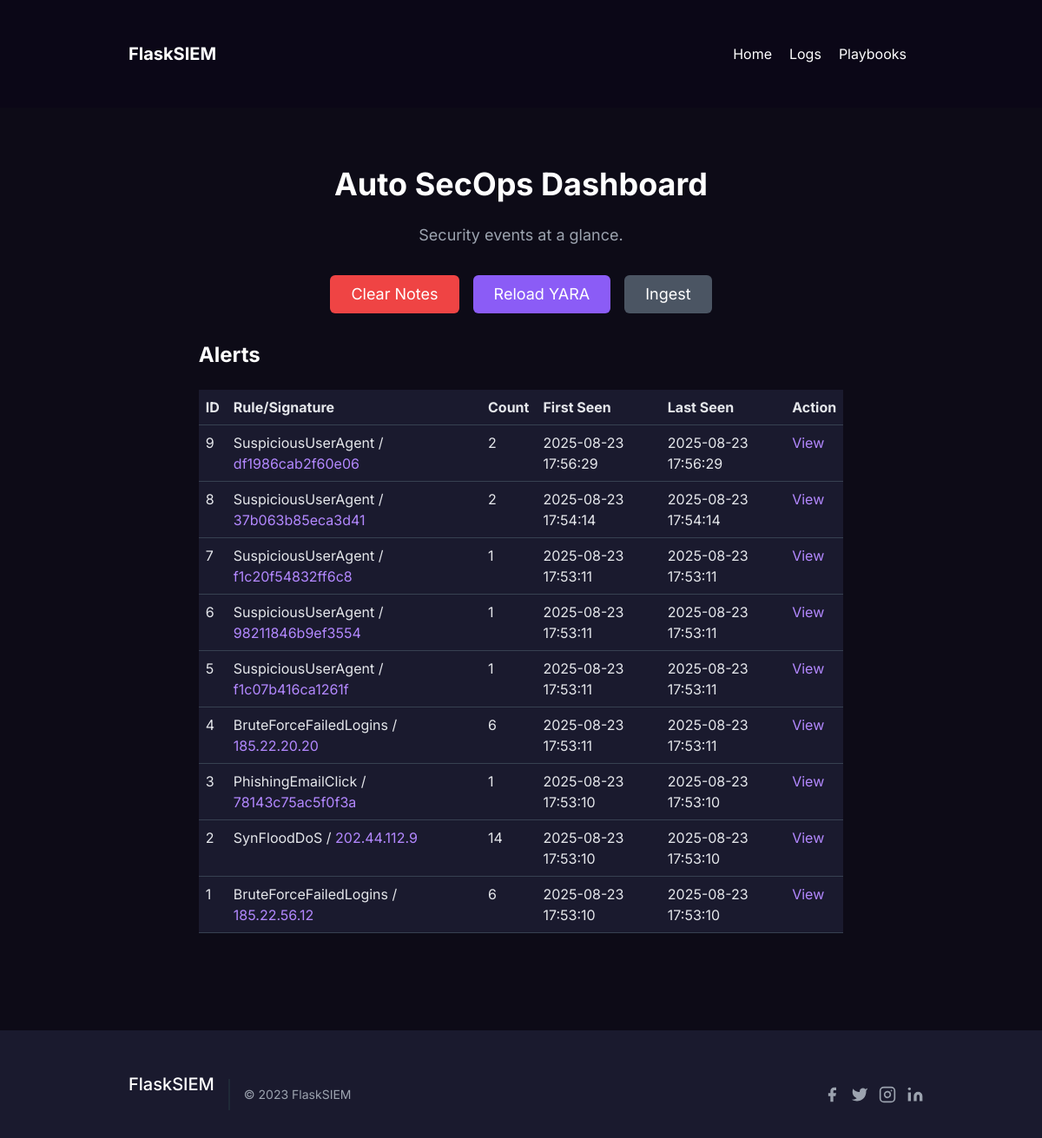
The page / on the database its author committed.
### app.py (models this page shows)
class Alert(db.Model):
    id = db.Column(db.Integer, primary_key=True)
    yara_rule_name = db.Column(db.String(255), nullable=True)
    rule_id = db.Column(db.Integer, db.ForeignKey('rule.id'), nullable=True)
    signature = db.Column(db.String(128), unique=True, nullable=False)
    count = db.Column(db.Integer, default=1)
    first_seen = db.Column(db.DateTime, default=now_utc)
    last_seen = db.Column(db.DateTime, default=now_utc)
    sample_log_id = db.Column(db.Integer, db.ForeignKey('log.id'), nullable=True)
    notes = db.Column(db.Text)
    display_sig = db.Column(db.String(255), nullable=True)

### app.py (the view)
@app.route('/')
def dashboard():
    alerts = Alert.query.order_by(Alert.last_seen.desc()).all()
    return render_template('index.html', alerts=alerts)

### templates/index.html (shortened to what this page needs)
<!doctype html>
<html lang="en">
<head>
    <link href="https://cdn.jsdelivr.net/npm/bootstrap@5.3.0/dist/css/bootstrap.min.css" rel="stylesheet">
    <link href="https://cdn.jsdelivr.net/npm/tailwindcss@2.2.19/dist/tailwind.min.css" rel="stylesheet">
</head>
<body>
    <div class="fixed top-0 left-0 w-full z-50">
        <header class="text-white body-font bg-custom-dark">
            <div class="container mx-auto flex p-5 items-center justify-between">
                <a class="flex items-center text-white">
                    <span class="ml-3 text-xl font-bold">FlaskSIEM</span>
                </a>
                <nav class="md:ml-auto flex flex-wrap items-center text-base justify-center">
                    <a href="/" class="mr-5 hover:text-purple-400 cursor-pointer transition-colors">Home</a>
                    <a href="/logs" class="mr-5 hover:text-purple-400 cursor-pointer transition-colors">Logs</a>
                    <a href="/playbooks" class="mr-5 hover:text-purple-400 cursor-pointer transition-colors">Playbooks</a>
                </nav>
            </div>
        </header>
    </div>
    <main class="min-h-screen bg-gray-900 pt-24">
        <section id="home" class="text-gray-400 body-font">
            <div class="container mx-auto flex px-5 py-24 items-center justify-center flex-col">
                <h1 class="title-font sm:text-4xl text-3xl mb-4 font-bold text-white text-center">
                    Auto SecOps Dashboard
                </h1>
                <p class="mb-8 leading-relaxed text-center text-lg text-gray-400 max-w-xl">
                    Security events at a glance.
                </p>
                <div class="flex flex-wrap justify-center items-center space-x-4 mb-8">
                    <form action="/clear_notes" method="post">
                        <button type="submit" class="text-white bg-red-500 border-0 py-2 px-6 focus:outline-none hover:bg-red-600 rounded text-lg">Clear Notes</button>
                    </form>
                    <form action="/rules/reload" method="post">
                        <button type="submit" class="text-white bg-purple-500 border-0 py-2 px-6 focus:outline-none hover:bg-purple-600 rounded text-lg">Reload YARA</button>
                    </form>
                    <form action="/ingest" method="post">
                        <button type="submit" class="text-white bg-gray-600 border-0 py-2 px-6 focus:outline-none hover:bg-gray-700 rounded text-lg">Ingest</button>
                    </form>
                </div>
                <div class="w-full lg:w-4/5 mx-auto">
                    <h2 class="text-2xl font-bold text-white mb-4">Alerts</h2>
                    <table class="table w-full table-dark-custom">
                        <thead>
                            <tr>
                                <th>ID</th>
                                <th>Rule/Signature</th>
                                <th>Count</th>
                                <th>First Seen</th>
                                <th>Last Seen</th>
                                <th>Action</th>
                            </tr>
                        </thead>
                        <tbody>
                            {% for alert in alerts %}
                            <tr>
                                <td>{{ alert.id }}</td>
                                <td>{{ alert.yara_rule_name }} / <span class="text-purple-400">{{ alert.display_sig }}</span></td>
                                <td>{{ alert.count }}</td>
                                <td>{{ alert.first_seen.strftime('%Y-%m-%d %H:%M:%S') }}</td>
                                <td>{{ alert.last_seen.strftime('%Y-%m-%d %H:%M:%S') }}</td>
                                <td><a href="/alert/{{ alert.id }}" class="text-purple-400 hover:text-purple-300">View</a></td>
                            </tr>
                            {% endfor %}
                        </tbody>
                    </table>
                </div>
            </div>
        </section>
    </main>
    <footer class="text-gray-400 bg-gray-800 body-font">
        <div class="container px-5 py-8 mx-auto flex items-center sm:flex-row flex-col">
            <a class="flex title-font font-medium items-center md:justify-start justify-center text-white">
                <span class="ml-3 text-xl">FlaskSIEM</span>
            </a>
            <p class="text-sm text-gray-400 sm:ml-4 sm:pl-4 sm:border-l-2 sm:border-gray-800 sm:py-2 sm:mt-0 mt-4">
                © 2023 FlaskSIEM
            </p>
            <span class="inline-flex sm:ml-auto sm:mt-0 mt-4 justify-center sm:justify-start">
                <a class="text-gray-400">
                    <svg fill="currentColor" stroke-linecap="round" stroke-linejoin="round" stroke-width="2" class="w-5 h-5" viewBox="0 0 24 24">
                        <path d="M18 2h-3a5 5 0 00-5 5v3H7v4h3v8h4v-8h3l1-4h-4V7a1 1 0 011-1h3z"></path>
                    </svg>
                </a>
                <a class="ml-3 text-gray-400">
                    <svg fill="currentColor" stroke-linecap="round" stroke-linejoin="round" stroke-width="2" class="w-5 h-5" viewBox="0 0 24 24">
                        <path d="M23 3a10.9 10.9 0 01-3.14 1.53 4.48 4.48 0 00-7.86 3v1A10.66 10.66 0 013 4s-4 9 5 13a11.64 11.64 0 01-7 2c9 5 20 0 20-11.5a4.5 4.5 0 00-.08-.83A7.72 7.72 0 0023 3z"></path>
                    </svg>
                </a>
                <a class="ml-3 text-gray-400">
                    <svg fill="none" stroke="currentColor" stroke-linecap="round" stroke-linejoin="round" stroke-width="2" class="w-5 h-5" viewBox="0 0 24 24">
                        <rect width="20" height="20" x="2" y="2" rx="5" ry="5"></rect>
                        <path d="M16 11.37A4 4 0 1112.63 8 4 4 0 0116 11.37zm1.5-4.87h.01"></path>
                    </svg>
                </a>
                <a class="ml-3 text-gray-400">
                    <svg fill="currentColor" stroke="currentColor" stroke-linecap="round" stroke-linejoin="round" stroke-width="0" class="w-5 h-5" viewBox="0 0 24 24">
                        <path stroke="none" d="M16 8a6 6 0 016 6v7h-4v-7a2 2 0 00-2-2 2 2 0 00-2 2v7h-4v-7a6 6 0 016-6zM2 9h4v12H2z"></path>
                        <circle cx="4" cy="4" r="2" stroke="none"></circle>
                    </svg>
                </a>
            </span>
        </div>
    </footer>
</body>
</html>

### templates/index.html (style rules this page uses)
body { font-family: 'Inter', sans-serif; background-color: #0d0b17; }
.bg-custom-dark { background-color: #0b0717; }
.bg-gray-900 { background-color: #0d0b17; }
.bg-gray-800 { background-color: #1a1a2e; }
.text-purple-400 { color: #b388ff; }
.table-dark-custom { background-color: #1a1a2e; color: #e5e7eb; }
.table-dark-custom th, .table-dark-custom td { border-color: #374151; background-color: #1a1a2e !important; color: #e5e7eb !important; }

### rows shown on the page
Alert: id "9", yara_rule_name "SuspiciousUserAgent", display_sig "df1986cab2f60e06", count "2", first_seen "2025-08-23 17:56:29", last_seen "2025-08-23 17:56:29"
Alert: id "8", yara_rule_name "SuspiciousUserAgent", display_sig "37b063b85eca3d41", count "2", first_seen "2025-08-23 17:54:14", last_seen "2025-08-23 17:54:14"
Alert: id "7", yara_rule_name "SuspiciousUserAgent", display_sig "f1c20f54832ff6c8", count "1", first_seen "2025-08-23 17:53:11", last_seen "2025-08-23 17:53:11"
Alert: id "6", yara_rule_name "SuspiciousUserAgent", display_sig "98211846b9ef3554", count "1", first_seen "2025-08-23 17:53:11", last_seen "2025-08-23 17:53:11"
Alert: id "5", yara_rule_name "SuspiciousUserAgent", display_sig "f1c07b416ca1261f", count "1", first_seen "2025-08-23 17:53:11", last_seen "2025-08-23 17:53:11"
Alert: id "4", yara_rule_name "BruteForceFailedLogins", display_sig "185.22.20.20", count "6", first_seen "2025-08-23 17:53:11", last_seen "2025-08-23 17:53:11"
Alert: id "3", yara_rule_name "PhishingEmailClick", display_sig "78143c75ac5f0f3a", count "1", first_seen "2025-08-23 17:53:10", last_seen "2025-08-23 17:53:10"
Alert: id "2", yara_rule_name "SynFloodDoS", display_sig "202.44.112.9", count "14", first_seen "2025-08-23 17:53:10", last_seen "2025-08-23 17:53:10"
Alert: id "1", yara_rule_name "BruteForceFailedLogins", display_sig "185.22.56.12", count "6", first_seen "2025-08-23 17:53:10", last_seen "2025-08-23 17:53:10"
